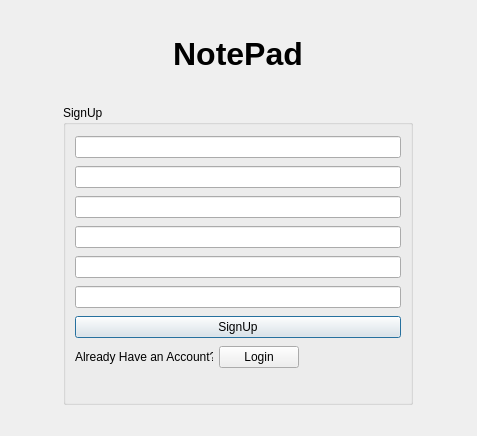
<?xml version="1.0" encoding="UTF-8"?>
<ui version="4.0">
 <class>SignUp</class>
 <widget class="QDialog" name="SignUp">
  <property name="geometry">
   <rect>
    <x>0</x>
    <y>0</y>
    <width>477</width>
    <height>436</height>
   </rect>
  </property>
  <property name="windowTitle">
   <string>Dialog</string>
  </property>
  <layout class="QGridLayout" name="gridLayout_2">
   <item row="1" column="0">
    <widget class="QGroupBox" name="groupBox">
     <property name="maximumSize">
      <size>
       <width>350</width>
       <height>300</height>
      </size>
     </property>
     <property name="title">
      <string>SignUp</string>
     </property>
     <layout class="QGridLayout" name="gridLayout">
      <item row="2" column="0" colspan="3">
       <widget class="QLineEdit" name="userName"/>
      </item>
      <item row="7" column="0">
       <widget class="QLabel" name="label">
        <property name="maximumSize">
         <size>
          <width>138</width>
          <height>23</height>
         </size>
        </property>
        <property name="text">
         <string>Already Have an Account?</string>
        </property>
       </widget>
      </item>
      <item row="0" column="0" colspan="3">
       <widget class="QLineEdit" name="firstName"/>
      </item>
      <item row="7" column="2">
       <spacer name="horizontalSpacer">
        <property name="orientation">
         <enum>Qt::Horizontal</enum>
        </property>
        <property name="sizeHint" stdset="0">
         <size>
          <width>40</width>
          <height>20</height>
         </size>
        </property>
       </spacer>
      </item>
      <item row="3" column="0" colspan="3">
       <widget class="QLineEdit" name="email"/>
      </item>
      <item row="6" column="0" colspan="3">
       <widget class="QPushButton" name="signup_button">
        <property name="text">
         <string>SignUp</string>
        </property>
       </widget>
      </item>
      <item row="5" column="0" colspan="3">
       <widget class="QLineEdit" name="confirmPassword"/>
      </item>
      <item row="4" column="0" colspan="3">
       <widget class="QLineEdit" name="password"/>
      </item>
      <item row="7" column="1">
       <widget class="QPushButton" name="signin_button">
        <property name="text">
         <string>Login</string>
        </property>
       </widget>
      </item>
      <item row="1" column="0" colspan="3">
       <widget class="QLineEdit" name="secondName"/>
      </item>
      <item row="8" column="0">
       <widget class="QLabel" name="signup_text">
        <property name="maximumSize">
         <size>
          <width>127</width>
          <height>10</height>
         </size>
        </property>
        <property name="styleSheet">
         <string notr="true">color: red;
</string>
        </property>
        <property name="text">
         <string/>
        </property>
       </widget>
      </item>
     </layout>
    </widget>
   </item>
   <item row="0" column="0">
    <widget class="QLabel" name="label_2">
     <property name="maximumSize">
      <size>
       <width>16777215</width>
       <height>50</height>
      </size>
     </property>
     <property name="text">
      <string>&lt;html&gt;&lt;head/&gt;&lt;body&gt;&lt;p align=&quot;center&quot;&gt;&lt;span style=&quot; font-size:24pt; font-weight:600;&quot;&gt;NotePad&lt;/span&gt;&lt;/p&gt;&lt;/body&gt;&lt;/html&gt;</string>
     </property>
    </widget>
   </item>
  </layout>
 </widget>
 <resources/>
 <connections/>
</ui>
